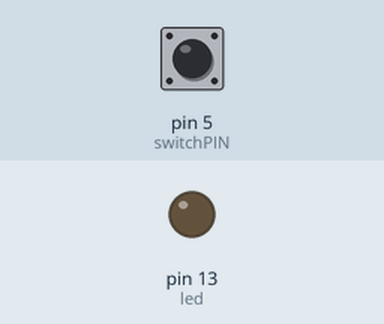
Recording of a sketch running on a simulated Arduino Uno, built with avr-gcc and run on an emulated ATmega328P. On the bench: output pins drawn as LEDs (lit = HIGH). The inputs (shaded band) are chosen by the test bench; at power-on: pin 5 (switchPIN) LOW.

Above: at 1.2 s.
1.3 s: pin 5 (switchPIN) pulled HIGH for 0.15 s
At 1.37 s:
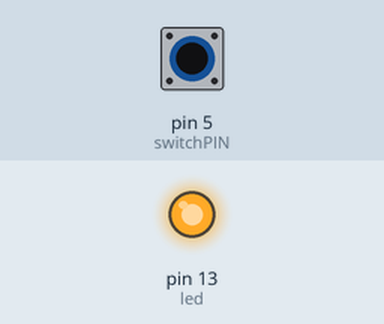
2.9 s: pin 5 (switchPIN) pulled HIGH for 3.2 s
At 6.9 s:
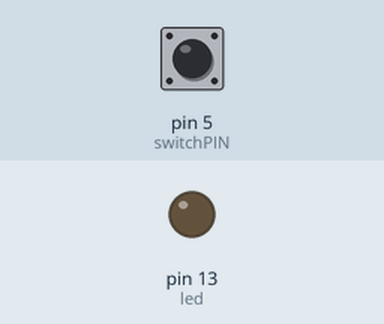
Timing chart, 0 to 8.4 s (numbered marks = the images above; inputs shaded):
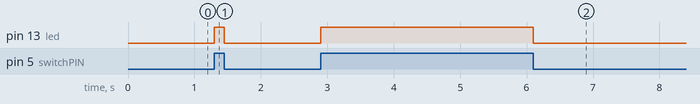

Measured:
- after the input at 1.3 s, pin 13 (led): LOW → HIGH at once, → LOW 0.15 s later
- after the input at 2.9 s, pin 13 (led): LOW → HIGH at once, → LOW 3.2 s later

The sketch:

Kaiguan.ino
```cpp
//Kaiguan.ino
/**
	开关控制LED
	1.

*/

int led = 13;
int switchPIN = 5;

void setup() {
  // put your setup code here, to run once:
  pinMode(led, OUTPUT);
  pinMode(switchPIN,INPUT);
}

void loop() {

	bool btnOnPress = digitalRead(switchPIN);

	if(btnOnPress)
		digitalWrite(led, HIGH);
	else
		digitalWrite(led,LOW);

}
```
